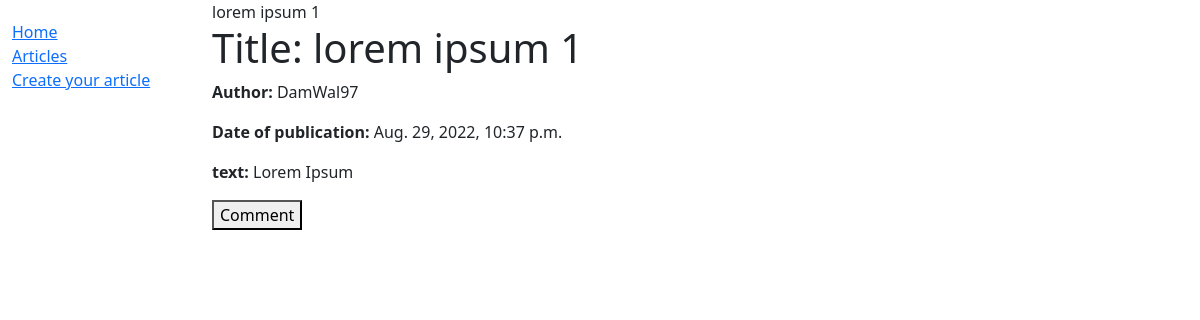
Page /article_list/2/ on the committed database.
### article/models.py (models this page shows)
class Article(models.Model):
    title = models.CharField(max_length=50)
    author = models.ForeignKey(User,on_delete=models.SET_NULL, null=True)
    text = models.CharField(max_length=5000)
    date = datetime.now()
    def __str__(self):
        return self.title

### article/views.py (the view, shortened to what this page needs)
# urls.py: path('article_list/<int:article_id>/', articleDetailView, name='article_detail'),
def articleDetailView(request, article_id):
    id=article_id
    data = {}
    article_data = Article.objects.get(id=id)
    comment_data = Comment.objects.filter(article=id)
    data['queryset'] = article_data
    data['comments'] = comment_data
    data['form'] = 0
    return render(request, 'article/article_detail.html',data)

### article/templates/article/article_detail.html (shortened to what this page needs)
{% extends 'base.html' %}
{% block content %}
{{queryset}}
<h1>Title: {{ queryset.title }}</h1>
<p><strong>Author:</strong> {{ queryset.author }}</p>
<p><strong>Date of publication:</strong> {{ queryset.date }}</p>
<p><strong>text:</strong> {{ queryset.text }}</p>
<form method="POST" action="">
    <button type="submit", name="save">Comment</button>
</form>
{% endblock %}

### rows in the picture
Article: title "lorem ipsum 1", author "DamWal97", date "Aug. 29, 2022, 10:37 p.m.", text "Lorem Ipsum"
